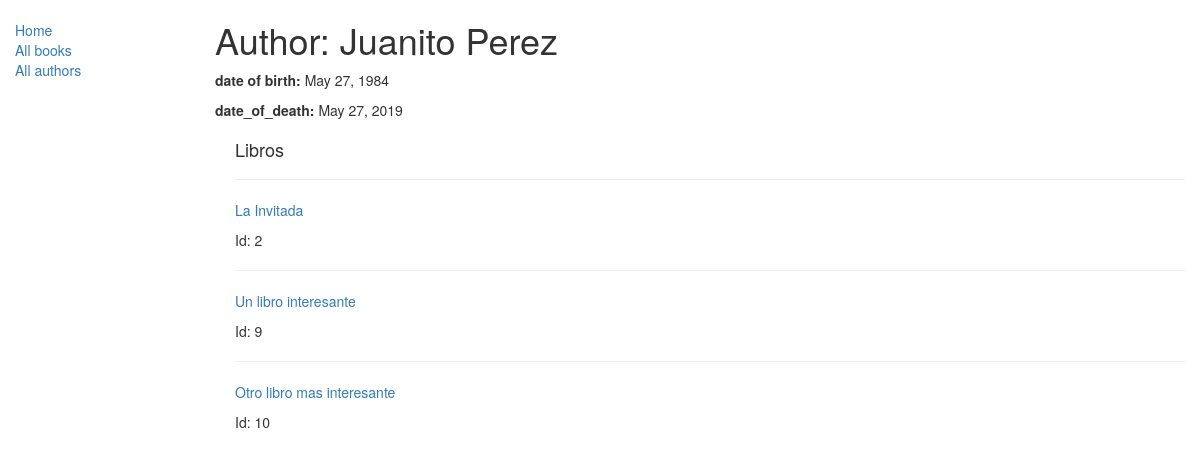
The page /catalogo/author/2 on the database its author committed.
### catalogo/models.py (models this page shows, shortened)
class Author(models.Model):
    first_name = models.CharField(max_length=100)
    last_name = models.CharField(max_length=100)
    date_of_birth = models.DateField(null=True, blank=True)
    date_of_death = models.DateField('Died', null=True, blank=True)

class Book(models.Model):
    title = models.CharField(max_length=200)
    author = models.ForeignKey('Author', on_delete=models.SET_NULL, null=True)
    summary = models.TextField(max_length=1000, help_text="Ingrese una breve descripción del libro")
    isbn = models.CharField('ISBN',max_length=13, help_text='13 Character <a href="https://www.isbn-international.org/content/what-isbn">ISBN number</a>')
    language = models.ForeignKey('Language', on_delete=models.SET_NULL, null=True)
    genre = models.ManyToManyField(Genre, help_text="Select a genre for this book")
    def display_genre(self):
        '''
            Esta función se utiliza para obtener la lista de Generos asociados al Libro.
            No es directo pues es Muchos a Muchos, por ello se debe hacer en una función. Si fuere un Foreign Key si se puede, pues se cuenta con la LLave Primara y retorna __str__()

        '''
        return ' ,'.join([genre.name for genre in self.genre.all()[:3]])
    def get_absolute_url(self):
        return reverse('book-detail', args=[str(self.id)])
    display_genre.short_description = 'Genre.'

### catalogo/views.py (the view)
# urls.py: url(r'^author/(?P<pk>\d+)$', views.AuthorDetailView.as_view(), name = 'author-detail'),
class AuthorDetailView(generic.DetailView):
	model = Author

### catalogo/templates/catalogo/author_detail.html
{% extends "base_generic.html" %}
{% block content %}
  <h1>Author: {{ author.first_name }} {{author.last_name}}</h1>
  <p><strong>date of birth:</strong> {{ author.date_of_birth }}</p>
  <p><strong>date_of_death:</strong> {{ author.date_of_death }}</p>
  <div style="margin-left:20px;margin-top:20px">
    <h4>Libros</h4>
    {% for book in author.book_set.all %}
    <hr>
      <p><a href="{{ book.get_absolute_url }}">{{ book.title }}</a></p>
    <p>Id: {{book.id}}</p>
    {% endfor %}
  </div>
{% endblock %}

### rows shown on the page
Author: first_name "Juanito", last_name "Perez", date_of_birth "May 27, 1984", date_of_death "May 27, 2019"
Book: title "La Invitada", id "2"
Book: title "Un libro interesante", id "9"
Book: title "Otro libro mas interesante", id "10"
